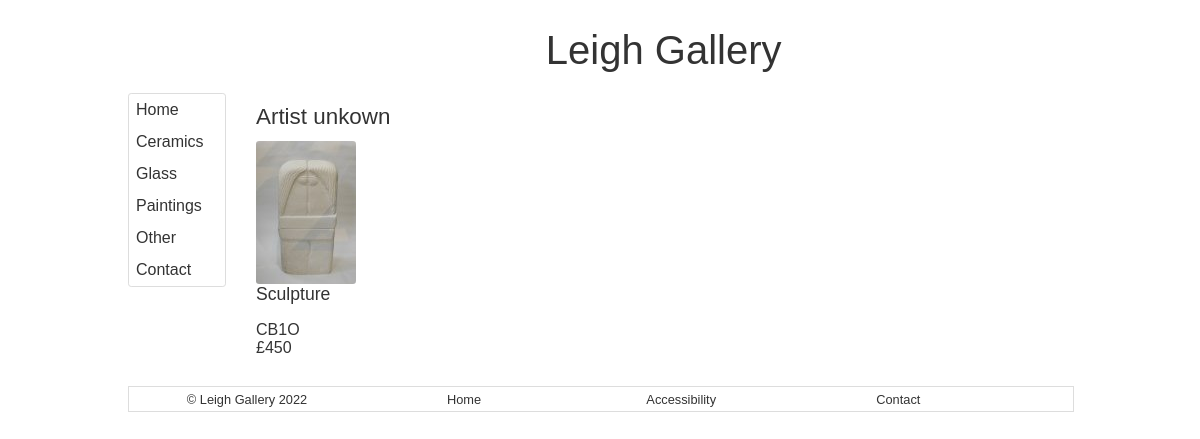
The page /art-gallery-hastings/artists/list/?id=183&artist=Artist unkown_ on the database its author committed.
### tables this page shows
CREATE TABLE `artist_new` (
  `artist_id` int(5) NOT NULL,
  `artist_name` varchar(255) NOT NULL DEFAULT '',
  `artist_surname` varchar(255) NOT NULL,
  `artist_desc` longtext NOT NULL,
  `artist_home` int(1) NOT NULL DEFAULT '0'
);

CREATE TABLE `product` (
  `product_id` int(5) NOT NULL,
  `product_name` varchar(255) NOT NULL DEFAULT '',
  `product_desc` longtext NOT NULL,
  `product_artist_no` int(5) NOT NULL DEFAULT '0',
  `product_price` varchar(50) NOT NULL DEFAULT '',
  `product_type_no` int(5) NOT NULL DEFAULT '0',
  `product_pic` varchar(50) NOT NULL DEFAULT '',
  `product_star` char(1) NOT NULL DEFAULT '',
  `product_ref` varchar(15) NOT NULL DEFAULT ''
);

CREATE TABLE `pic` (
  `pic_id` int(11) NOT NULL,
  `pic_product_no` int(11) NOT NULL,
  `pic_name` varchar(255) NOT NULL,
  `pic_x` int(5) NOT NULL,
  `pic_y` int(5) NOT NULL,
  `pic_star` int(1) NOT NULL DEFAULT '0',
  `pic_order` int(1) NOT NULL DEFAULT '0'
);

### includes/conn/conngrunt_front.php (called while the page is built, shortened)
<?php
isset($_REQUEST['id']) ? $intId = intval(($_REQUEST['id'])):$intId='';
?>

### art-gallery-hastings/artists/list/index.php (the view, shortened to what this page needs)
<!doctype html>
<html language="en-GB">
<?php
include '../../../includes/conn/conngrunt_front.php';
$sqlProd = "SELECT
product_id, artist_surname, artist_name, artist_id, product_name, product_ref, product_price
			FROM artist_new
			INNER JOIN product ON artist_id = product_artist_no
			WHERE artist_id = $intId";
$strName = str_replace( '_', ' ' , $_REQUEST['artist'] );
$sthProd = $pdo->query($sqlProd);
?>
<head>
    <link href="../../../includes/css/jk-02.css" rel="stylesheet" type="text/css" />
</head>
<body>
	<div class="container artists">
<?php
include('../../../includes/php/top.php');
?>
			<div>
				<h1><?= $strName ?></h1>
<?php
	$i=0;
	while ( $productRow = $sthProd->fetch(PDO::FETCH_ASSOC))
	{
		$i++;
		$sqlPic = "SELECT pic_name
					FROM pic
					WHERE pic_product_no = ".$productRow['product_id'];
$sthPic = $pdo->query($sqlPic);
$picRow = $sthPic->fetch(PDO::FETCH_ASSOC);
?>
				<div class="artist-detail">
					<a href="/contact/">
						<img
							src="../../../img/products/<?= $productRow['product_id'] ?>/thumb_<?= $picRow['pic_name'] ?>"
							alt="Work from <?= $productRow['artist_name'] ?> <?= $productRow['artist_surname'] ?> (<?= $i ?>)"
						/>
					</a>
					<h2><?= $productRow['product_name'] ?></h2>
					<p><?= $productRow['product_ref'] ?><br />
					<?= $productRow['product_price'] ?><br />
				</div>
<?php
	}
?>
			</div>
		</div>
<?php
include '../../../includes/php/footer.php';
?>
</body>
</html>

### includes/css/jk-02.css (style rules this page uses)
a { color: #333; text-decoration: none; width: 100% ; }
body { color: #333; font-family: Arial, Helvetica, sans-serif; }
h1 { font-size: 1.4em; }
h2 { font-size: 1.1em; }
h1,h2 { margin: 0.5em 0; }
h1,h2,strong { font-weight: normal; }
nav ul,img { border-radius: 0.2em; }
.artist-detail img { margin-right: 1em; float: left; }
.container { min-width: 15em; max-width: 60em; margin: 0 auto; padding: 0 0.5em; }

### rows shown on the page
artist_new: product.product_id (picture), product.product_name "Sculpture", product.product_ref "CB1O", product.product_price "£450"

### other values the page prints
$strName "Artist unkown"
